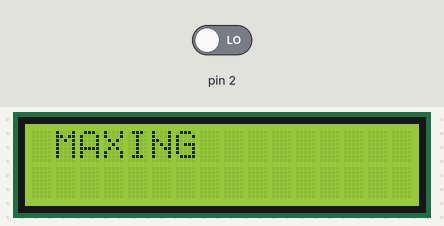
Bench run of a sketch on a simulated Arduino Uno, built with avr-gcc and run on an emulated ATmega328P. Parts: 16×2 character LCD. Inputs (shaded band) come from the test bench; at power-on: pin 2 LOW. What the sketch prints to the serial monitor is not drawn.

Above: at 0.1 s.
At 0.8 s:
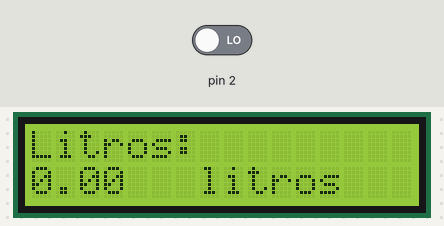

The sketch:

Caudalimetro_con_lcd_i2c_sin_complejidad.ino
```cpp
#include <LiquidCrystal_I2C.h> // Debe descargar la Libreria que controla el I2C
#include<Wire.h>
LiquidCrystal_I2C lcd(0x27,16,2);
volatile double waterFlow;
void setup()
{
  lcd.init();
  lcd.backlight();
  lcd.setCursor(1, 0);
  lcd.print("MAXING");
  delay(600);
  lcd.clear();
  lcd.setCursor(0,0);
  lcd.print("Litros: ");
  waterFlow = 0;
  attachInterrupt(0, pulse, RISING);  //DIGITAL Pin 2: Interrupt 0
  Serial.begin(9600);
}
void loop()
{
   lcd.setCursor(0,0);
   Serial.print("Litros: ");
   lcd.print("Litros: ");
   lcd.setCursor(0,1);
   lcd.print(waterFlow);
   Serial.println(waterFlow);
   lcd.setCursor(7,1);
   lcd.print("litros ");
   delay(200);
}
void pulse()   //conversión
{
  waterFlow += 1.0 / 450.0;
}
```
